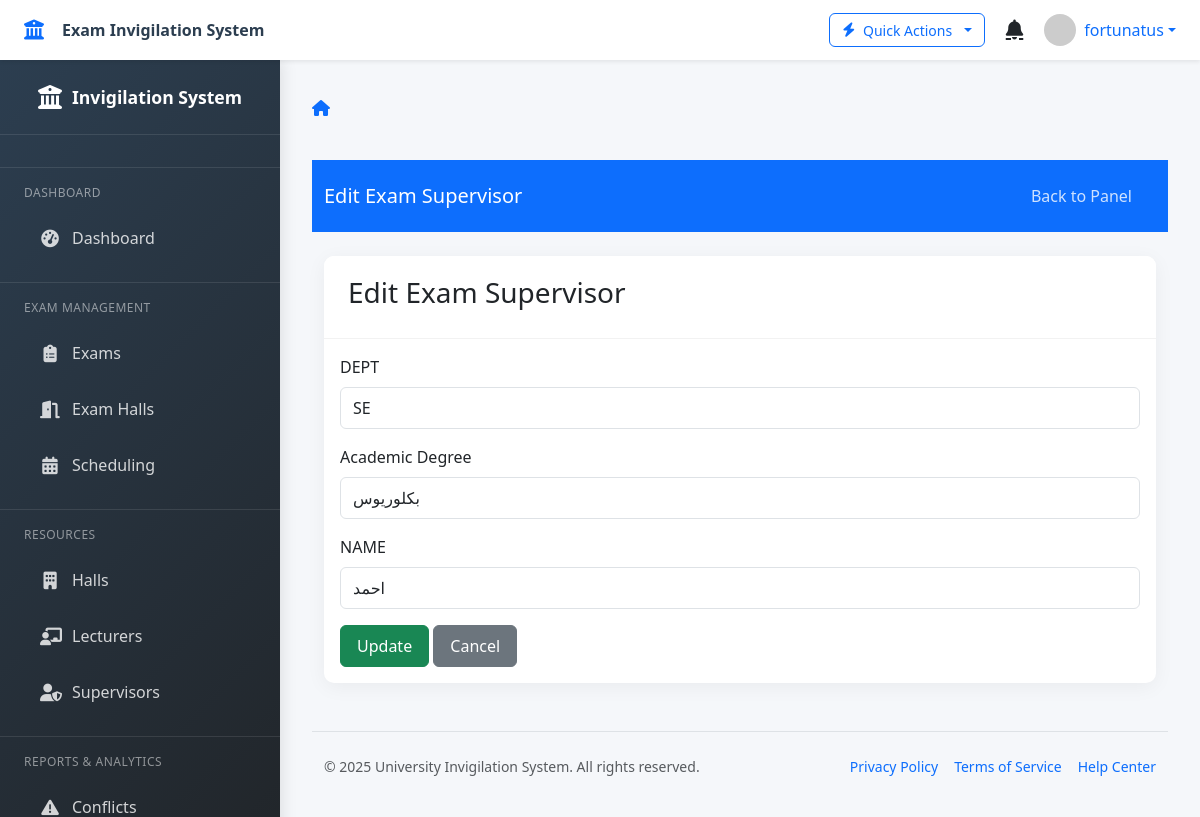
/exam-supervisors/edit/1/ (signed in), run on the app's committed database.
### invigilation/models.py (models this page shows, shortened)
class ExamSupervisor(models.Model):
    department = models.CharField(max_length=255, help_text="Department (DEPT)")
    academic_degree = models.CharField(max_length=100, help_text="Academic Degree")
    name = models.CharField(max_length=255, help_text="Supervisor Name")

### invigilation/views.py (the view)
# urls.py: path('exam-supervisors/edit/<int:pk>/', views.edit_exam_supervisor, name='edit_exam_supervisor'),
@login_required(login_url='login')
def edit_exam_supervisor(request, pk):
    exam_supervisor = get_object_or_404(ExamSupervisor, pk=pk)
    if request.method == "POST":
        form = ExamSupervisorForm(request.POST, instance=exam_supervisor)
        if form.is_valid():
            form.save()
            messages.success(request, "Exam Supervisor updated successfully.")
            return redirect('exam_supervisor_panel')
    else:
        form = ExamSupervisorForm(instance=exam_supervisor)
    return render(request, 'invigilation/edit_exam_supervisor.html', {
        'form': form
    })

### invigilation/views.py
class ExamSupervisorForm(forms.ModelForm):
    class Meta:
        model = ExamSupervisor
        fields = ['department', 'academic_degree', 'name']
        labels = {
            'department': 'DEPT',
            'academic_degree': 'Academic Degree',
            'name': 'NAME',
        }

### invigilation/templates/invigilation/edit_exam_supervisor.html (shortened to what this page needs)
{% extends 'invigilation/based.html' %}
{% load widget_tweaks %}
{% block content %}
  <nav class="navbar navbar-expand-lg navbar-dark bg-primary">
    <div class="container-fluid">
      <a class="navbar-brand" href="#">Edit Exam Supervisor</a>
      <div class="collapse navbar-collapse" id="navbarNav">
        <ul class="navbar-nav ms-auto">
          <li class="nav-item">
            <a class="nav-link" href="{% url 'exam_supervisor_panel' %}">Back to Panel</a>
          </li>
        </ul>
      </div>
    </div>
  </nav>
  <div class="container my-4">
    <div class="card">
      <div class="card-header">
        <h3>Edit Exam Supervisor</h3>
      </div>
      <div class="card-body">
        <form method="post">
          <div class="mb-3">
            <label for="id_department" class="form-label">DEPT</label>
            {% render_field form.department class="form-control" %}
          </div>
          <div class="mb-3">
            <label for="id_academic_degree" class="form-label">Academic Degree</label>
            {% render_field form.academic_degree class="form-control" %}
          </div>
          <div class="mb-3">
            <label for="id_name" class="form-label">NAME</label>
            {% render_field form.name class="form-control" %}
          </div>
          <button type="submit" class="btn btn-success">Update</button>
          <a href="{% url 'exam_supervisor_panel' %}" class="btn btn-secondary">Cancel</a>
        </form>
      </div>
    </div>
  </div>
</body>
</html>
  {% endblock %}

### invigilation/templates/invigilation/based.html (shortened to what this page needs)
<!DOCTYPE html>
<html lang="en">
<head>
    <link href="https://cdn.jsdelivr.net/npm/bootstrap@5.3.2/dist/css/bootstrap.min.css" rel="stylesheet">
    <link href="https://cdn.jsdelivr.net/npm/bootstrap-icons@1.11.1/font/bootstrap-icons.css" rel="stylesheet">
    <link href="https://cdnjs.cloudflare.com/ajax/libs/font-awesome/6.4.2/css/all.min.css" rel="stylesheet">
    <link href="https://cdn.datatables.net/1.13.7/css/dataTables.bootstrap5.min.css" rel="stylesheet">
    <link href="https://cdn.datatables.net/buttons/2.4.2/css/buttons.bootstrap5.min.css" rel="stylesheet">
    <link href="https://cdn.datatables.net/responsive/2.5.0/css/responsive.bootstrap5.min.css" rel="stylesheet">
    <link href="https://cdnjs.cloudflare.com/ajax/libs/animate.css/4.1.1/animate.min.css" rel="stylesheet">
    <link href="https://cdn.jsdelivr.net/npm/select2@4.1.0-rc.0/dist/css/select2.min.css" rel="stylesheet" />
    <link href="https://cdn.jsdelivr.net/npm/flatpickr/dist/flatpickr.min.css" rel="stylesheet">
</head>
<body>
    <nav class="topbar shadow-sm">
        <div class="d-flex align-items-center">
            <a href="{% url 'dashboard' %}" class="topbar-brand text-decoration-none">
                <i class="fas fa-university text-primary"></i>
                <span class="ms-2 d-none d-sm-inline">Exam Invigilation System</span>
            </a>
        </div>
        <div class="topbar-nav">
            <div class="dropdown me-3">
                <button class="btn btn-outline-primary btn-sm dropdown-toggle" type="button" id="quickActionsDropdown" data-bs-toggle="dropdown" aria-expanded="false">
                    <i class="fas fa-bolt"></i>
                    <span class="d-none d-md-inline">Quick Actions</span>
                </button>
            </div>
            <div class="dropdown me-3">
                <button class="btn btn-link text-dark position-relative p-1" type="button" id="notificationsDropdown" data-bs-toggle="dropdown" aria-expanded="false">
                    <i class="fas fa-bell fs-5"></i>
                </button>
            </div>
            <div class="dropdown">
                <a href="#" class="d-flex align-items-center text-decoration-none dropdown-toggle" id="userDropdown" data-bs-toggle="dropdown" aria-expanded="false">
                    <img src="https://ui-avatars.com/api/?name={{ request.user.username }}&background=random&color=fff&size=160" alt="User" class="rounded-circle me-2" width="32" height="32">
                    <span class="d-none d-md-inline">{{ request.user.get_full_name|default:request.user.username }}</span>
                </a>
            </div>
        </div>
    </nav>
    <div class="sidebar" id="sidebar">
        <div class="sidebar-brand">
            <i class="fas fa-university fs-4"></i>
            <span class="sidebar-brand-text">Invigilation System</span>
        </div>
        <div class="sidebar-nav">
            <div class="nav-section-title">Dashboard</div>
            <ul class="nav flex-column">
                <li class="nav-item">
                    <a class="nav-link {% if request.resolver_match.url_name == 'dashboard' %}active{% endif %}" href="{% url 'dashboard' %}">
                        <i class="fas fa-tachometer-alt"></i>
                        <span class="nav-link-text">Dashboard</span>
                    </a>
                </li>
            </ul>
            <div class="nav-section-title">Exam Management</div>
            <ul class="nav flex-column">
                <li class="nav-item">
                    <a class="nav-link {% if 'exam_list' in request.resolver_match.url_name %}active{% endif %}" href="{% url 'exam_list' %}">
                        <i class="fas fa-clipboard-list"></i>
                        <span class="nav-link-text">Exams</span>
                    </a>
                </li>
                <li class="nav-item">
                    <a class="nav-link {% if 'exam_hall_panel' in request.resolver_match.url_name %}active{% endif %}" href="{% url 'exam_hall_panel' %}">
                        <i class="fas fa-door-open"></i>
                        <span class="nav-link-text">Exam Halls</span>
                    </a>
                </li>
                <li class="nav-item">
                    <a class="nav-link {% if 'schedule' in request.resolver_match.url_name %}active{% endif %}" href="{% url 'schedule' %}">
                        <i class="fas fa-calendar-alt"></i>
                        <span class="nav-link-text">Scheduling</span>
                    </a>
                </li>
            </ul>
            <div class="nav-section-title">Resources</div>
            <ul class="nav flex-column">
                <li class="nav-item">
                    <a class="nav-link {% if 'halls' in request.resolver_match.url_name %}active{% endif %}" href="{% url 'halls' %}">
                        <i class="fas fa-building"></i>
                        <span class="nav-link-text">Halls</span>
                    </a>
                </li>
                <li class="nav-item">
                    <a class="nav-link {% if 'lecturers' in request.resolver_match.url_name %}active{% endif %}" href="{% url 'lecturers' %}">
                        <i class="fas fa-chalkboard-teacher"></i>
                        <span class="nav-link-text">Lecturers</span>
                    </a>
                </li>
                <li class="nav-item">
                    <a class="nav-link {% if 'exam_supervisor_panel' in request.resolver_match.url_name %}active{% endif %}" href="{% url 'exam_supervisor_panel' %}">
                        <i class="fas fa-user-shield"></i>
                        <span class="nav-link-text">Supervisors</span>
                    </a>
                </li>
            </ul>
            <div class="nav-section-title">Reports & Analytics</div>
            <ul class="nav flex-column">
                <li class="nav-item">
                    <a class="nav-link {% if 'conflict_dashboard' in request.resolver_match.url_name %}active{% endif %}" href="{% url 'conflict_dashboard' %}">
                        <i class="fas fa-exclamation-triangle"></i>
                        <span class="nav-link-text">Conflicts</span>
                    </a>
                </li>
            </ul>
        </div>
    </div>
    <div class="main-content" id="mainContent">
        <div class="d-flex justify-content-between align-items-center mb-4">
            <div>
                <nav aria-label="breadcrumb">
                    <ol class="breadcrumb">
                        <li class="breadcrumb-item"><a href="{% url 'dashboard' %}"><i class="fas fa-home"></i></a></li>
                    </ol>
                </nav>
            </div>
        </div>
        <main class="animate-fade-in">
            {% block content %}{% endblock %}
        <footer class="mt-5 pt-4 pb-2 border-top">
            <div class="container-fluid">
                <div class="d-flex flex-column flex-md-row justify-content-between align-items-center small">
                    <div class="text-muted mb-2 mb-md-0">
                        &copy; {% now "Y" %} University Invigilation System. All rights reserved.
                    </div>
                    <div class="d-flex">
                        <a href="#" class="text-decoration-none me-3">Privacy Policy</a>
                        <a href="#" class="text-decoration-none me-3">Terms of Service</a>
                        <a href="#" class="text-decoration-none">Help Center</a>
                    </div>
                </div>
            </div>
        </footer>
</body>
</html>

### invigilation/templates/invigilation/based.html (style rules this page uses)
:root { --primary-color: #3498db; --primary-dark: #2980b9; --secondary-color: #2c3e50; --accent-color: #e74c3c; --light-color: #f8f9fa; --dark-color: #212529; --success-color: #28a745; --warning-color: #ffc107; --danger-color: #dc3545; --info-color: #17a2b8; --sidebar-width: 280px; --sidebar-collapsed-width: 80px; --topbar-height: 60px; }
body { font-family: 'Segoe UI', 'Roboto', system-ui, -apple-system, sans-serif; background-color: #f5f7fa; color: var(--dark-color); overflow-x: hidden; min-height: 100vh; padding-top: var(--topbar-height); }
.sidebar { background: linear-gradient(135deg, var(--secondary-color), var(--dark-color)); color: white; width: var(--sidebar-width); height: 100vh; position: fixed; left: 0; top: var(--topbar-height); transition: all 0.3s ease; box-shadow: 2px 0 15px rgba(0, 0, 0, 0.1); z-index: 1000; overflow-y: auto; }
.sidebar-brand { padding: 1.5rem 1rem; border-bottom: 1px solid rgba(255, 255, 255, 0.1); display: flex; align-items: center; justify-content: center; }
.sidebar-brand-text { font-weight: 600; font-size: 1.1rem; margin-left: 10px; transition: opacity 0.3s; }
.sidebar-nav { padding: 1rem 0; }
.nav-item { position: relative; }
.nav-link { color: rgba(255, 255, 255, 0.8); padding: 0.75rem 1.5rem; margin: 0.25rem 1rem; border-radius: 6px; display: flex; align-items: center; transition: all 0.3s; }
.nav-link i { margin-right: 12px; width: 20px; text-align: center; font-size: 1.1rem; }
.nav-section-title { color: rgba(255, 255, 255, 0.5); font-size: 0.75rem; text-transform: uppercase; letter-spacing: 0.5px; padding: 1rem 1.5rem 0.5rem; margin-top: 1rem; border-top: 1px solid rgba(255, 255, 255, 0.1); }
.main-content { margin-left: var(--sidebar-width); padding: 2rem; transition: all 0.3s ease; min-height: calc(100vh - var(--topbar-height)); }
.topbar { background-color: white; height: var(--topbar-height); position: fixed; top: 0; left: 0; right: 0; box-shadow: 0 2px 10px rgba(0, 0, 0, 0.08); z-index: 1100; display: flex; align-items: center; padding: 0 1.5rem; }
.topbar-brand { display: flex; align-items: center; font-weight: 600; color: var(--secondary-color); }
.topbar-brand i { margin-right: 10px; font-size: 1.25rem; }
.topbar-nav { display: flex; align-items: center; margin-left: auto; }
.card { border: none; border-radius: 10px; box-shadow: 0 4px 20px rgba(0, 0, 0, 0.05); transition: transform 0.3s, box-shadow 0.3s; margin-bottom: 1.5rem; background-color: white; }
.card-header { background-color: white; border-bottom: 1px solid rgba(0, 0, 0, 0.05); font-weight: 600; padding: 1.25rem 1.5rem; border-radius: 10px 10px 0 0 !important; display: flex; align-items: center; justify-content: space-between; }
.btn { border-radius: 6px; font-weight: 500; padding: 0.5rem 1rem; transition: all 0.2s; display: inline-flex; align-items: center; justify-content: center; gap: 0.5rem; }
.btn i { font-size: 0.9rem; }
.btn-sm { padding: 0.35rem 0.75rem; font-size: 0.875rem; }
.form-control, .form-select { border-radius: 6px; padding: 0.5rem 0.75rem; border: 1px solid #dee2e6; }
.form-label { font-weight: 500; margin-bottom: 0.5rem; }
.animate-fade-in { animation: fadeIn 0.3s ease-out forwards; }

### data on the page
ExamSupervisor: department "SE", academic_degree "بكلوريوس", name "احمد"

### other printed values
{{ request.user.get_full_name|default:request.user.username }} "fortunatus"
